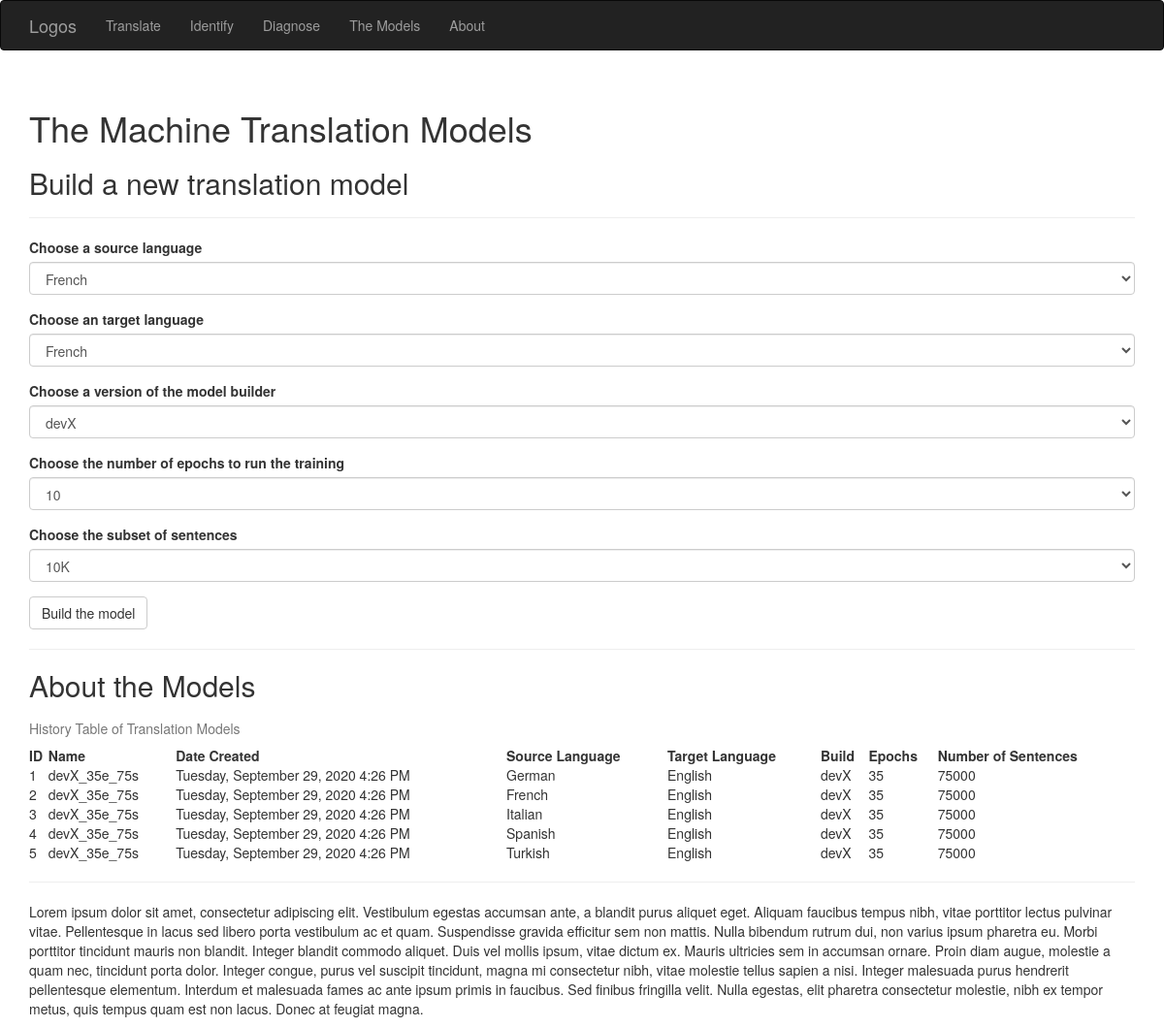
Page /themodels on the committed database.
### app/models.py (models this page shows, shortened)
class TranslationModel(db.Model):
    __tablename__ = 'translation_models'
    id = db.Column(db.Integer, primary_key=True)
    date = db.Column(db.DateTime())
    name = db.Column(db.String(64))
    summary = db.Column(db.String(64))
    number_of_epochs = db.Column(db.Integer, db.ForeignKey('epochs.id'))
    number_of_sentences = db.Column(db.Integer, db.ForeignKey('subsets.id'))
    source_lang_id = db.Column(db.Integer)
    target_lang_id = db.Column(db.Integer)
    build_id = db.Column(db.Integer)
    model_path = db.Column(db.String)
    source_tokenizer = db.Column(db.String)
    source_max_length = db.Column(db.Integer)
    source_word_count = db.Column(db.Integer)
    target_tokenizer = db.Column(db.String)
    target_word_count = db.Column(db.Integer)
    target_max_length = db.Column(db.Integer)

class Language(db.Model):
    __tablename__ = 'languages'
    id = db.Column(db.Integer, primary_key=True)
    code = db.Column(db.String(64), unique=True)
    name = db.Column(db.String(64))
    en_name = db.Column (db.String(64))

class Build(db.Model):
    __tablename__ = 'builds'
    id = db.Column(db.Integer, primary_key=True)
    name = db.Column(db.String(64), unique=True)
    summary = db.Column(db.String(64))

### app/main/views.py (the view, shortened to what this page needs)
@main.route('/themodels', methods=['GET', 'POST'])
def themodels():
    table_of_model_history = [[model.id,
                               model.date,
                               model.name,
                               Language.query.filter_by(id=model.source_lang_id).first().en_name,
                               Language.query.filter_by(id=model.target_lang_id).first().en_name,
                               Build.query.filter_by(id=model.build_id).first().name,
                               model.number_of_epochs,
                               model.number_of_sentences] \
                                   for model in TranslationModel.query.all()]
    form = BuildModelForm()
    form.form_selection_input_lang.choices = [f'{lang.en_name}' for lang in Language.query.all()]
    form.form_selection_output_lang.choices = [f'{lang.en_name}' for lang in Language.query.all()]
    form.form_selection_build_name.choices = [f'{build.name}' for build in Build.query.all()]
    form.form_selection_number_of_epochs.choices = [f'{epoch.number_of_epochs}' for epoch in Epoch.query.all()]
    form.form_selection_number_of_sentences.choices = [f'{subset.display_string_of_number}' for subset in Subset.query.all()]
    if 'input_lang' in session:
        form.form_selection_input_lang.data = session['input_lang']
    if 'output_lang' in session:
        form.form_selection_output_lang.data= session['output_lang']
    if 'build_name' in session:
        form.form_selection_build_name.data= session['build_name']
    if 'epochs' in session:
        form.form_selection_number_of_epochs.data= session['epochs']
    if 'subset' in session:
        form.form_selection_number_of_sentences.data= session['subset']
    return render_template('themodels.html',
                            form=form,
                            form_selection_input_lang=session.get('input_lang'),
                            form_selection_output_lang=session.get('output_lang'),
                            form_selection_build_name=session.get('build_name'),
                            form_selection_number_of_epochs=session.get('epochs'),
                            form_selection_number_of_sentences=session.get('subset'),
                            table_of_model_history=table_of_model_history,
                            current_time=datetime.utcnow())

### app/main/forms.py
class BuildModelForm(FlaskForm):
    form_selection_input_lang = SelectField('Choose a source language', validators=[DataRequired()])
    form_selection_output_lang = SelectField('Choose an target language', validators=[DataRequired()])
    form_selection_build_name = SelectField('Choose a version of the model builder', validators=[DataRequired()])
    form_selection_number_of_epochs = SelectField('Choose the number of epochs to run the training', validators=[DataRequired()])
    form_selection_number_of_sentences = SelectField('Choose the subset of sentences', validators=[DataRequired()])
    submit = SubmitField('Build the model')

### app/templates/themodels.html (shortened to what this page needs)
{% extends "base.html" %}
{% import "bootstrap/wtf.html" as wtf %}
{% block head %}
{{ super() }}
{% endblock %}
{% block page_content %}
<div class="page-header">
    <h1>The Machine Translation Models</h1>
    <h2>Build a new translation model</h2>
</div>
{{ wtf.quick_form(form) }}
<hr/>
<div class="page=header">
    <h2>About the Models</h2>
    <table style="width:100%">
        <caption>History Table of Translation Models</caption>
        <tr>
          <th>ID</th>
          <th>Name</th>
          <th>Date Created</th>
          <th>Source Language</th>
          <th>Target Language</th>
          <th>Build</th>
          <th>Epochs</th>
          <th>Number of Sentences</th>
        </tr>
        {% for model in table_of_model_history %}
        <tr>
          <td>{{ model[0] }}</td>
          <td>{{ model[2] }}</td>
          <td>{{ moment(model[1]).format('LLLL')  }}</td>
          <td>{{ model[3] }}</td>
          <td>{{ model[4] }}</td>
          <td>{{ model[5] }}</td>
          <td>{{ model[6] }}</td>
          <td>{{ model[7] }}</td>
        </tr>
        {% endfor %}
    </table>
    <hr/>
    <p>Lorem ipsum dolor sit amet, consectetur adipiscing elit. Vestibulum egestas accumsan ante, a blandit purus aliquet eget. Aliquam faucibus tempus nibh, vitae porttitor lectus pulvinar vitae. Pellentesque in lacus sed libero porta vestibulum ac et quam. Suspendisse gravida efficitur sem non mattis. Nulla bibendum rutrum dui, non varius ipsum pharetra eu. Morbi porttitor tincidunt mauris non blandit. Integer blandit commodo aliquet. Duis vel mollis ipsum, vitae dictum ex. Mauris ultricies sem in accumsan ornare. Proin diam augue, molestie a quam nec, tincidunt porta dolor. Integer congue, purus vel suscipit tincidunt, magna mi consectetur nibh, vitae molestie tellus sapien a nisi. Integer malesuada purus hendrerit pellentesque elementum. Interdum et malesuada fames ac ante ipsum primis in faucibus. Sed finibus fringilla velit. Nulla egestas, elit pharetra consectetur molestie, nibh ex tempor metus, quis tempus quam est non lacus. Donec at feugiat magna.</p>
</div>
{% endblock %}

### app/templates/base.html (shortened to what this page needs)
{% extends "bootstrap/base.html" %}
{% block head %}
{{ super() }}
{% endblock %}
{% block navbar %}
<div class="navbar navbar-inverse" role="navigation">
    <div class="container">
        <div class="navbar-header">
            <a class="navbar-brand" href="{{ url_for('main.index') }}">Logos</a>
        </div>
        <div class="navbar-collapse collapse">
            <ul class="nav navbar-nav">
                <li><a href="{{ url_for('main.index') }}">Translate</a></li>
            </ul>
            <ul class="nav navbar-nav">
                <li><a href="{{ url_for('main.identify') }}">Identify</a></li>
            </ul>
            <ul class="nav navbar-nav">
                <li><a href="{{ url_for('main.diagnose') }}">Diagnose</a></li>
            </ul>
            <ul class="nav navbar-nav">
                <li><a href="{{ url_for('main.themodels') }}">The Models</a></li>
            </ul>
            <ul class="nav navbar-nav">
                <li><a href="{{ url_for('main.about') }}">About</a></li>
            </ul>
        </div>
    </div>
</div>
{% endblock %}
{% block content %}
<div class="container">
    {% block page_content %}{% endblock %}
</div>
{% endblock %}

### rows in the picture
TranslationModel: name "devX_35e_75s", date "Tuesday, September 29, 2020 4:26 PM", number_of_sentences "75000"
Language: en_name "German"
Language: en_name "English" "English" "English" "English" "English"
Build: name "devX" "devX" "devX" "devX" "devX"
TranslationModel: name "devX_35e_75s", date "Tuesday, September 29, 2020 4:26 PM", number_of_sentences "75000"
Language: en_name "French"
TranslationModel: name "devX_35e_75s", date "Tuesday, September 29, 2020 4:26 PM", number_of_sentences "75000"
Language: en_name "Italian"
TranslationModel: name "devX_35e_75s", date "Tuesday, September 29, 2020 4:26 PM", number_of_sentences "75000"
Language: en_name "Spanish"
TranslationModel: name "devX_35e_75s", date "Tuesday, September 29, 2020 4:26 PM", number_of_sentences "75000"
Language: en_name "Turkish"

### other values in the picture
{{ model[0] }} "1" "2" "3" "4" "5"
{{ model[6] }} "35" "35" "35" "35" "35"
